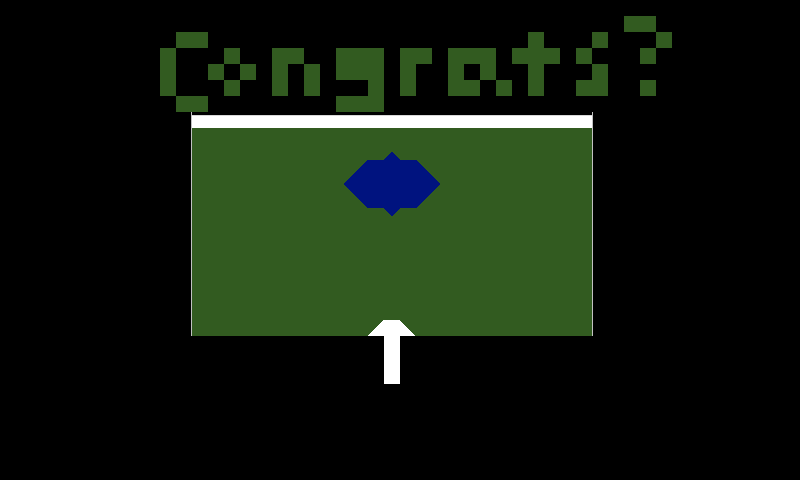

This game map was drawn from its Tiled (.tmx) file and the tilesets committed beside it. A one-line description and the trimmed map source follow:
An orthogonal 50x30 tile map with 16x16 px tiles, 1 tile layer (Tile Layer 1), 2 tilesets and 241 objects.

<map version="1.0" orientation="orthogonal" renderorder="right-down" width="50" height="30" tilewidth="16" tileheight="16" nextobjectid="311">
 <tileset firstgid="1" name="Tileset" tilewidth="16" tileheight="16" tilecount="64">
  <image source="Tileset.png" width="128" height="128" />
 </tileset>
 <tileset firstgid="65" name="ObjSet" tilewidth="16" tileheight="16" tilecount="6">
  <image source="ObjSet.png" width="96" height="16" />
 </tileset>
 <layer name="Tile Layer 1" width="50" height="30">
  <data>[1500 cells, 1500 non-empty, 17 distinct tile ids]</data>
 </layer>
 <objectgroup name="Object Layer 1">
  <!-- 241 objects omitted --></objectgroup>
</map>
<!-- 241 of 241 objects omitted -->
